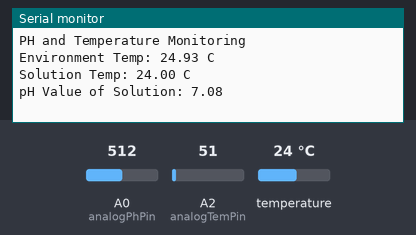
Simulated run of this sketch. Board: Arduino Uno, built with avr-gcc and run on an emulated ATmega328P. Parts: the last lines printed to the serial monitor. The test bench sets the inputs (shaded band); at power-on: temperature 24 °C, A2 (analogTemPin) = 51, A0 (analogPhPin) = 512.

Above: at 1.2 s.
1.3 s: temperature set to 12 °C
2.8 s: A2 (analogTemPin) set to 61
At 3.2 s:
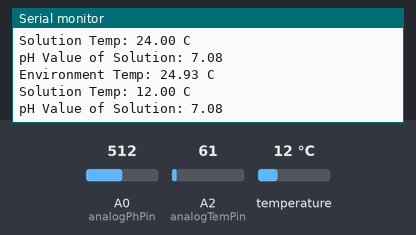
4.3 s: A0 (analogPhPin) set to 716
At 5.2 s:
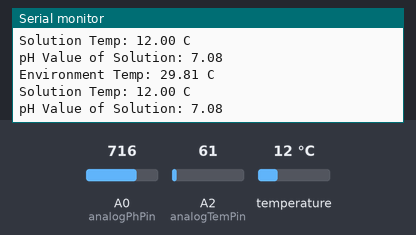
5.8 s: temperature set to 19 °C
At 7.1 s:
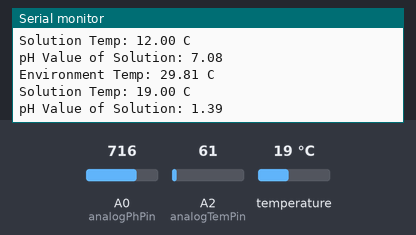
7.3 s: A2 (analogTemPin) set to 71
At 8.7 s:
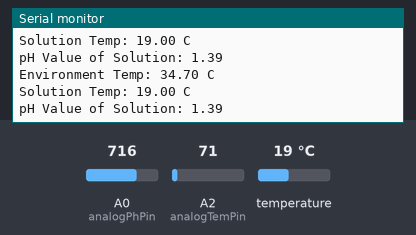
8.8 s: A0 (analogPhPin) set to 900
At 11.0 s:
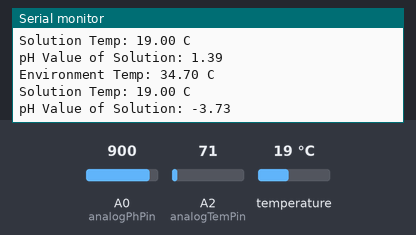
Timing chart, 0 to 11.3 s (numbered marks = the images above; inputs shaded):
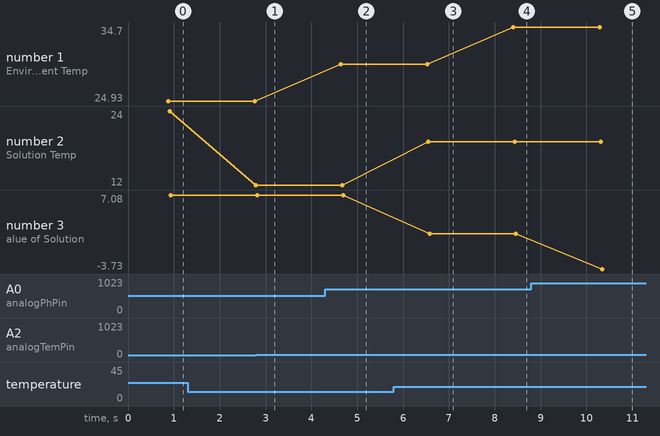

Measured:
- after the input at 5.8 s, the serial monitor: prints a new line after 0.75 s (image 3)
- after the input at 7.3 s, the serial monitor: prints a new line after 1.1 s (image 4)
- after the input at 8.8 s, the serial monitor: prints a new line after 1.5 s (image 5)
- plotted number 1: 29.81 → 34.7 after the input at 7.3 s
- plotted number 2: 24 → 12 after the input at 1.3 s, 12 → 19 after the input at 5.8 s
- plotted number 3: 1.39 → -3.73 after the input at 8.8 s

The sketch:

ph_temp_arduino1.ino
```cpp
/*void setup() {
    Serial.begin(9600); // Initialize Serial Monitor
}

void loop() {
    int sensorValue = analogRead(A0);

    // Convert the analog reading (0 - 1023) to voltage (0 - 5V)
    float voltage = sensorValue * (5.0 / 1023.0);

    // Display voltage value in Serial Monitor
    Serial.print("Voltage: ");
    Serial.print(voltage, 2); // Display voltage with 2 decimal places
    Serial.println(" V");

    delay(500);  // Delay for stable reading
}*/

// link -> https://bestengineeringprojects.com/arduino-ph-meter-using-ph-sensor/#google_vignette
//Header declarations
// ph senser
#include <OneWire.h>
#include <DallasTemperature.h>
#include <math.h>
/*
t1 = a1
t2 = d5
p0 = a0

*/
//Pin Assignment
#define ONE_WIRE_BUS 5 // DS18B20 connected to digital pin D5
const int analogPhPin = A0; // PH module connected to analog pin A0
const int analogTemPin = A2; // Temperature module connected to analog pin A2

OneWire oneWire(ONE_WIRE_BUS);
DallasTemperature sensors(&oneWire);

// Constants for pH calculation
const float C = 21.34;
const float m = -5.70;

void setup() {
    Serial.begin(9600); // Initialize Serial Monitor
    sensors.begin(); // Start the DS18B20 Library
    Serial.println("PH and Temperature Monitoring");
}

void loop() {
    long phTot = 0, temTot = 0;
    float phAvg, temAvg;

    // Taking 10 samples for accurate reading
    for(int x = 0; x < 10; x++) {
        phTot += analogRead(analogPhPin);
        temTot += analogRead(analogTemPin);
        delay(10);
    }

    // Calculating average values
    temAvg = temTot / 10.0;
    phAvg = phTot / 10.0;

    // Converting sensor readings to voltage
    float temVoltage = temAvg * (5000.0 / 1023.0);
    float phVoltage = phAvg * (5.0 / 1023.0);

    sensors.requestTemperatures(); // Send command to get temperatures
    float Etemp = temVoltage * 0.1; // Convert to Celsius
    float pHValue = phVoltage * m + C;
    float Wtemp = sensors.getTempCByIndex(0);

    // Display results in Serial Monitor
    Serial.print("Environment Temp: ");
    Serial.print(Etemp);
    Serial.println(" C");

    Serial.print("Solution Temp: ");
    Serial.print(Wtemp);
    Serial.println(" C");

    Serial.print("pH Value of Solution: ");
    Serial.println(pHValue);

    delay(1000); // Delay before refreshing readings
}
```
